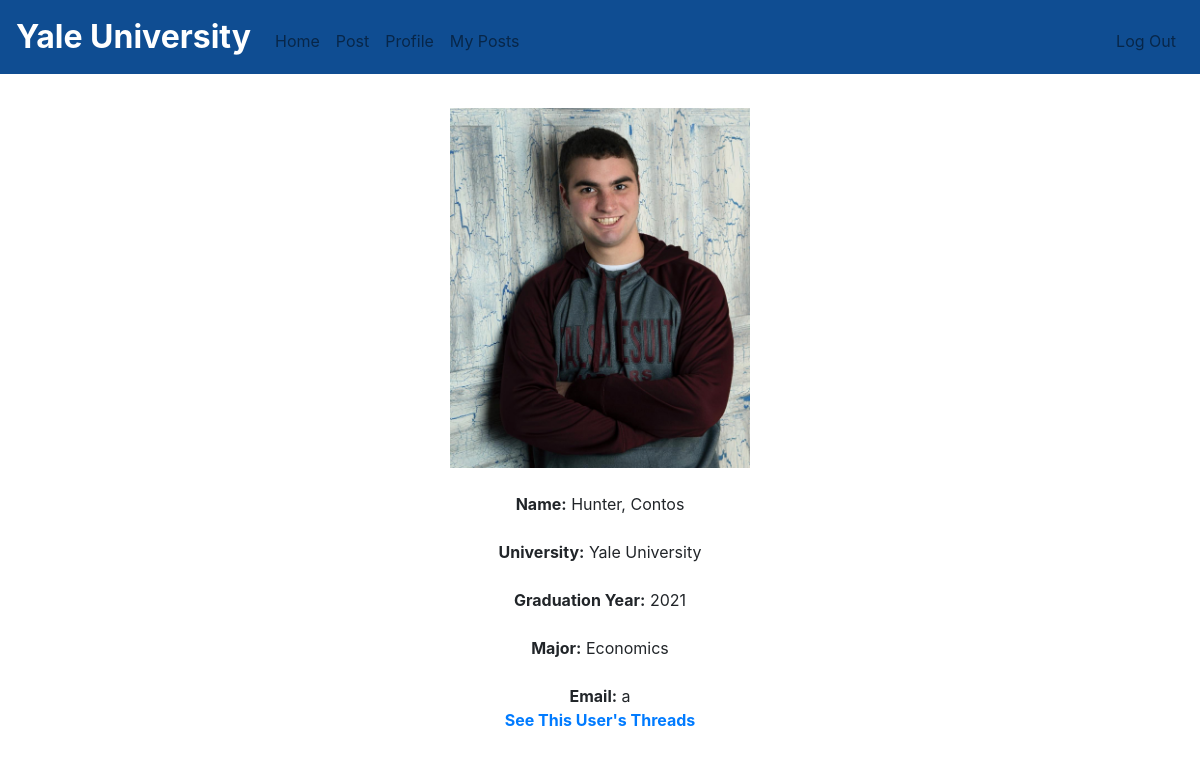
The page /profile/2 (signed in) on the database its author committed.
### tables this page shows
CREATE TABLE 'users' ('id' INTEGER PRIMARY KEY AUTOINCREMENT NOT NULL,'firstname' TEXT,'lastname' TEXT, 'email' TEXT, 'hash' TEXT, 'birthday' TEXT, 'university' TEXT, 'graduation' INTEGER, 'cash' INTEGER DEFAULT 10000 , 'accesskey' INTEGER, 'major' TEXT, 'image' TEXT DEFAULT '1.png');

### application.py (the view)
@app.route("/profile/<name>", methods=['GET'])
@login_required
def uprofile(name):
    users = db.execute("SELECT * FROM users WHERE id = :id", id=name),
    return render_template("userprofile.html", users=users[0])

### helpers.py (called while the page is built)
def login_required(f):
    @wraps(f)
    def decorated_function(*args, **kwargs):
        if session.get("user_id") is None:
            return redirect("/login")
        return f(*args, **kwargs)
    return decorated_function

### templates/userprofile.html (shortened to what this page needs)
{% extends "layout.html" %}
{% block main %}
    {% for user in users %}
    <div><img src="/static/upload/{{ user.image }}" style="width:300px;height:360px;"></div>
        <br><b>Name:</b> {{ user.firstname }}, {{ user.lastname }}</br>
        <br><b>University:</b> {{ user.university }}</br>
        <br><b>Graduation Year:</b> {{ user.graduation }}</br>
        <br><b>Major:</b> {{ user.major }}</br>
        <br><b>Email:</b> {{ user.email }}</br>
        <a href="/userposts/{{ user.id }}"><b>See This User's Threads</b></a>
    {% endfor %}
{% endblock %}

### static/styles.css (style rules this page uses)
main img { max-width: 100%; }
body { background-image: url("http://ixfocus.com/projects/ZocialWifi/images/background-website-light-blue-wallpapers-background-2.jpg"); background-repeat: no-repeat; background-attachment: fixed; }

### rows shown on the page
users: image (picture), firstname "Hunter", lastname "Contos", university "Yale University", graduation "2021", major "Economics", email "a"
